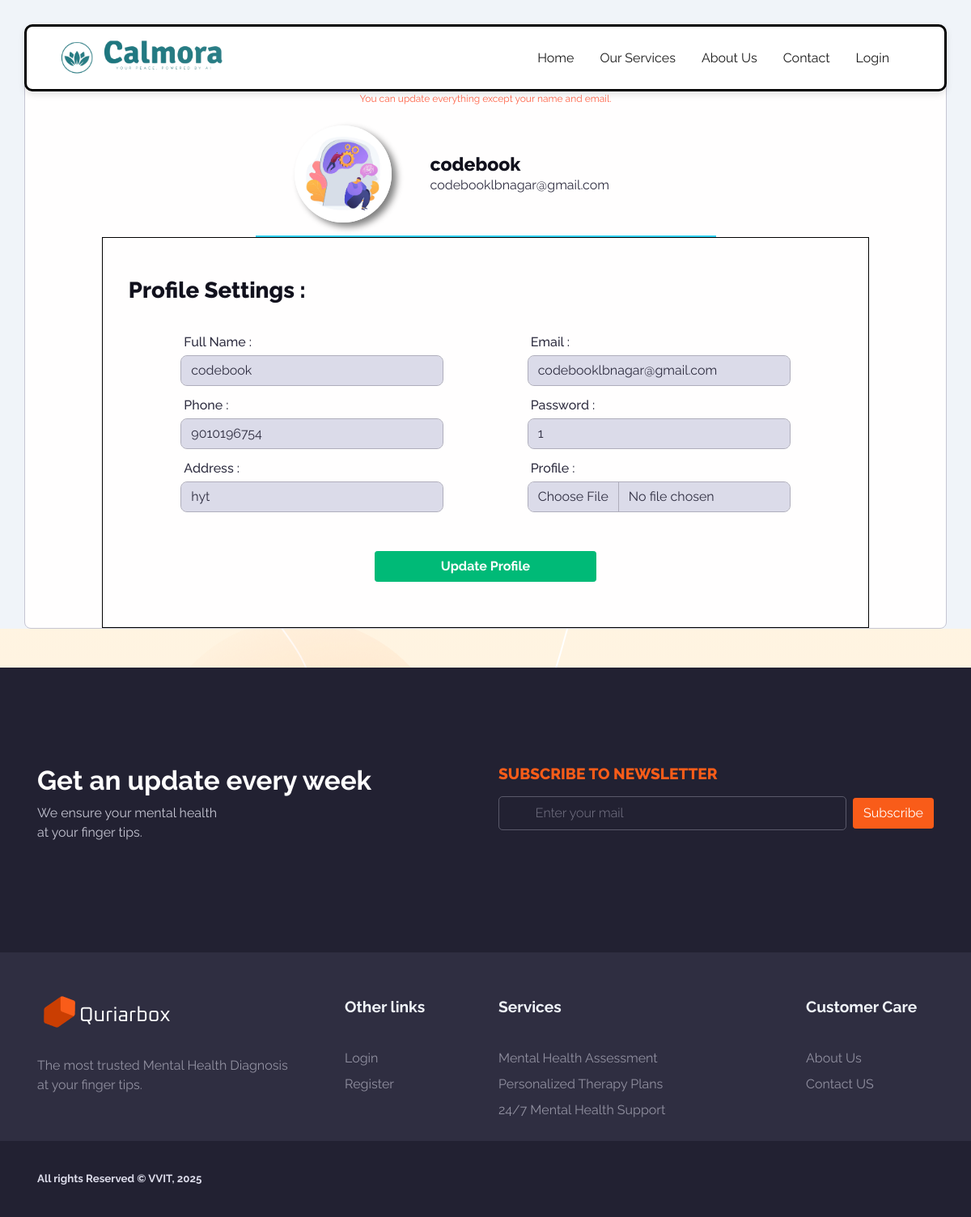
Screenshot of /user/profile/ (signed in) with the database file from the repository.
### userapp/models.py (models this page shows, shortened)
class User(models.Model):
    full_name = models.CharField(max_length=100, verbose_name="User Name")
    email = models.EmailField(verbose_name="Email")
    password = models.CharField(max_length=128, verbose_name="Password")
    phone_number = models.CharField(max_length=15, verbose_name="Phone Number")
    age =models.CharField(max_length=15, verbose_name="age")
    address = models.TextField(verbose_name="Address")
    photo = models.ImageField(upload_to='profiles/', verbose_name="Upload Profile", null=True, blank=True)
    otp = models.CharField(max_length=6, default='000000', help_text='Enter OTP for verification')
    otp_status = models.CharField(max_length=15, default='Not Verified', help_text='OTP status')
    status = models.CharField(max_length=15,default='Pending')
    Last_Login_Time = models.TimeField(null = True)
    Last_Login_Date = models.DateField(null = True)
    No_Of_Times_Login = models.IntegerField(default = 0, null = True)

### userapp/views.py (the view, shortened to what this page needs)
# urls.py: path("profile/", admin_views.user_profile,name="user_profile"),
def user_profile(request):
    user_id = request.session.get('user_id_after_login')
    print(user_id)
    user = User.objects.get(pk=user_id)
    return render(request, 'user-profile.html', {'user': user})

### userapp/context_processors.py (called while the page is built)
def user_info(request):
    user_id = request.session.get('user_id_after_login')
    user = None
    if user_id:
        user = User.objects.filter(id=user_id).first()
    return {
        'is_user_login': user
    }

### userapp/templates/user-profile.html (shortened to what this page needs)
{% extends "base.html" %} {% block content %} {% load static %}
<div class="container-fluid pt-5 feature bg-light">
  <div class="container rounded bg-white my-5 pt-2 border">
    <p class="text-center m-2" style="font-size: 12px; color: tomato">You can update everything except your name and email.</p>
    <div class="row">
      <div class="col-md-6 mx-auto px-5 pb-3 mt-3" style="border-bottom: 2px solid #31d2f2">
        <div class="d-flex align-items-center">
          <div class="image ml-5">
            <img src="{{user.photo.url}}" class="" style="border-radius: 50%; box-shadow: 6px 5px 8px grey" width="120px" height="120px" />
          </div>
          <div class="mx-5">
            <h4 class="mb-0 mt-0">{{is_user_login.full_name}}</h4>
            <span>{{user.email}}</span>
          </div>
        </div>
      </div>
      <div class="col-md-10 mx-auto border border-black">
        <div class="p-3 py-5">
          <div class="d-flex justify-content-between align-items-center mb-3">
            <h3 class="text-right">Profile Settings :</h3>
          </div>
          <form action="{% url 'user_profile' %}" class="form-box mainForm px-4 mb-2 pt-5" style="margin-top: -40px" method="post" enctype="multipart/form-data">
            <div class="form-row row mb-2">
              <div class="col-md-5 mx-auto">
                <label for="" class="m-1">Full Name :</label>
                <input type="text" id="" class="form-control" placeholder="ex.@name" readonly disabled name="name" value="{{user.full_name}}" />
              </div>
              <div class="col-md-5 mx-auto">
                <label for="" class="m-1">Email :</label>
                <input type="text" id="" class="form-control" placeholder="ex. name@gmail.com" readonly disabled name="email" value="{{user.email}}" />
              </div>
            </div>
            <div class="form-row row mb-2">
              <div class="col-md-5 mx-auto">
                <label for="chooseCategory" class="m-1">Phone :</label>
                <input type="number" id="" class="form-control" placeholder="ex. +91 XXXX-XXXXX" name="phone" value="{{user.phone_number}}" />
              </div>
              <div class="col-md-5 mx-auto">
                <label for="" class="m-1">Password :</label>
                <input type="text" id="" class="form-control" name="password" value="{{user.password}}" />
              </div>
            </div>
            <div class="form-row row mb-2">
              <div class="col-md-5 mx-auto">
                <label for="" class="m-1">Address :</label>
                <input type="text" id="" class="form-control" placeholder="ex@Xyz" name="location" value="{{user.address}}" />
              </div>
              <div class="col-md-5 mx-auto">
                <label for="" class="m-1">Profile :</label>
                <input type="file" id="" class="form-control" name="profile" />
              </div>
            </div>
            <div class="mt-5 text-center" value="Submit Button">
              <button class="btn btn-success btn-pill col-md-4 justify-content-center text fw-bold" type="submit">Update Profile</button>
            </div>
          </form>
        </div>
      </div>
    </div>
  </div>
</div>
{% endblock %}

### rows the page displays
User: photo (picture), full_name "codebook", email "codebooklbnagar@gmail.com", name "codebook", phone "9010196754", password "1", location "hyt"
